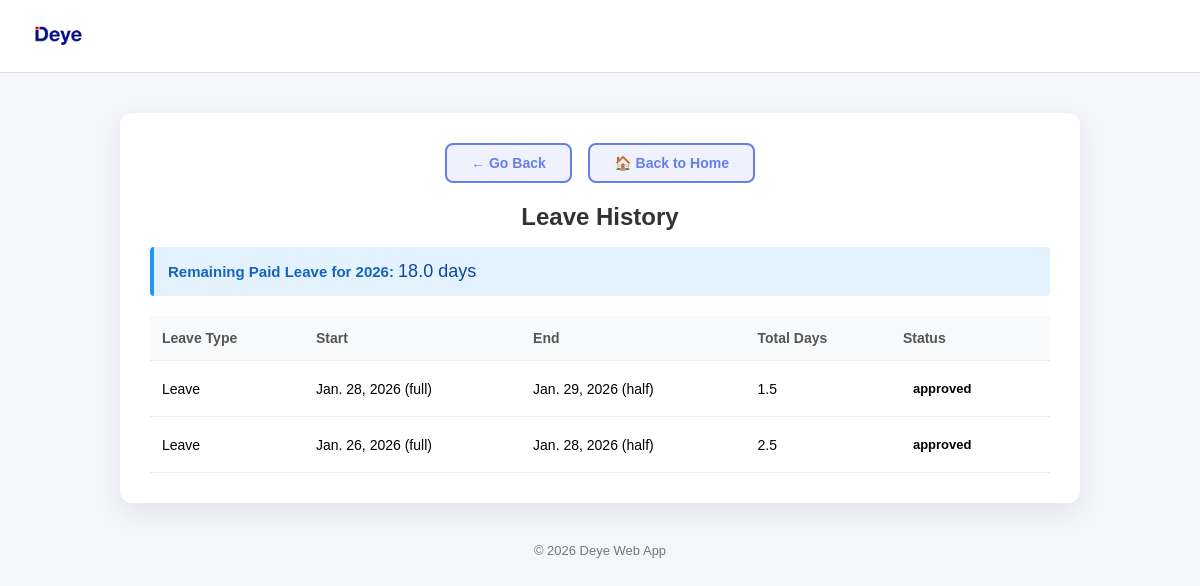
Page /leave/history/ (signed in) on the earlier database version.
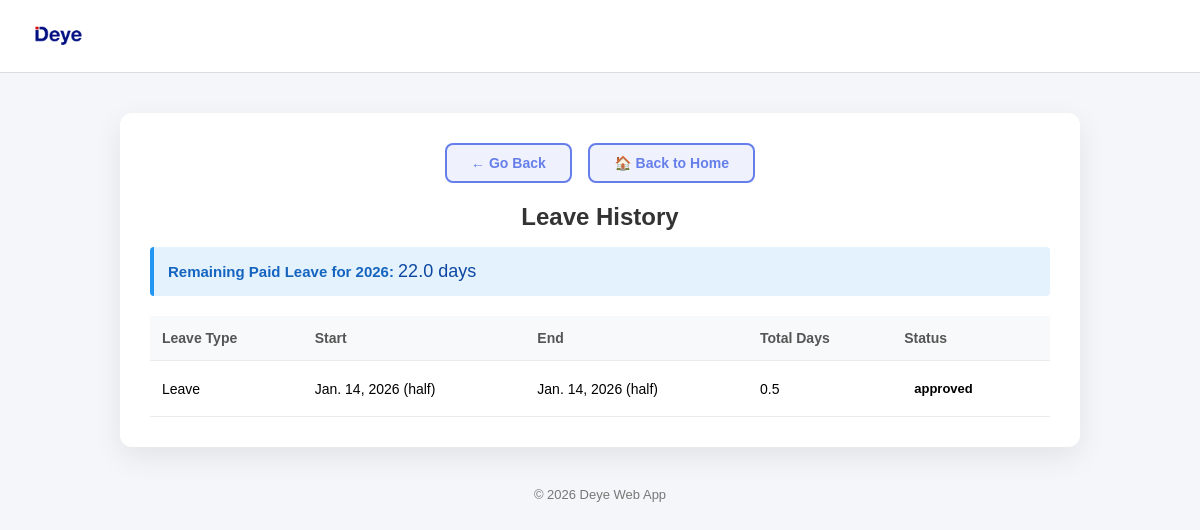
Same page on the later database version.
### forms/models.py (models this page shows, shortened)
class LeaveRequest(models.Model):
    LEAVE_STATUS_CHOICES = [
        ('pending', 'Pending'),
        ('approved', 'Approved'),
        ('rejected', 'Rejected'),
    ]
    LEAVE_TYPE_CHOICES = [
        ('leave', 'Leave'),
        ('wfh', 'Work From Home'),
    ]
    DAY_PORTION_CHOICES = [
        ('full', 'Full Day'),
        ('half', 'Half Day'),
    ]
    user = models.ForeignKey(User, on_delete=models.CASCADE)
    leave_type = models.CharField(max_length=20, choices=LEAVE_TYPE_CHOICES)
    start_date = models.DateField()
    end_date = models.DateField()
    start_breakdown = models.CharField(max_length=10, choices=DAY_PORTION_CHOICES, default='full')
    end_breakdown = models.CharField(max_length=10, choices=DAY_PORTION_CHOICES, default='full')
    reason = models.TextField(blank=True)
    status = models.CharField(max_length=20, choices=LEAVE_STATUS_CHOICES, default='pending')
    total_days = models.FloatField(default=0.0)
    applied_at = models.DateTimeField(auto_now_add=True)
    status_changed_at = models.DateTimeField(blank=True, null=True)
    status_changed_by = models.ForeignKey(User, on_delete=models.SET_NULL, null=True, blank=True, related_name='updated_leaves')

### forms/views.py (the view, shortened to what this page needs)
# urls.py: path('leave/history/', views.leave_history, name='leave_history'),
@login_required
def leave_history(request):
    def _count_non_holiday_days(start_date, end_date, start_breakdown, end_breakdown):
        from forms.models import Holiday
        days = 0.0
        current = start_date
        while current <= end_date:
            if current.weekday() != 6:  # 6 = Sunday
                if not Holiday.is_holiday(current):
                    days += 1.0
            current += timedelta(days=1)
        if start_date == end_date:
            return 0.0
        else:
            if start_date.weekday() != 6 and not Holiday.is_holiday(start_date) and start_breakdown == 'half':
                days -= 0.5
            if end_date.weekday() != 6 and not Holiday.is_holiday(end_date) and end_breakdown == 'half':
                days -= 0.5
        return max(days, 0.0)
    def _remaining_paid_leave(user, year):
        approved_leaves = LeaveRequest.objects.filter(
            user=user,
            leave_type='leave',
            start_date__year=year,
            status='approved'
        )
        used = 0.0
        for leave in approved_leaves:
            non_holiday_days = _count_non_holiday_days(
                leave.start_date,
                leave.end_date,
                leave.start_breakdown,
                leave.end_breakdown
            )
            used += non_holiday_days
        return max(22.0 - used, 0.0)  # 22 total paid days per year
    leaves = LeaveRequest.objects.filter(
        user=request.user
    ).exclude(status='pending').order_by('-id')
    today = date.today()
    remaining = _remaining_paid_leave(request.user, today.year)
    return render(request, 'leave/leave_history.html', {
        'leaves': leaves,
        'remaining_leave': remaining,
        'current_year': today.year,
    })

### forms/models.py (called while the page is built)
    @classmethod
    def is_holiday(cls, check_date):
        return cls.objects.filter(date=check_date).exists()

### forms/templates/leave/leave_history.html (shortened to what this page needs)
<!DOCTYPE html>
<html lang="en">
<head>
    {% load static %}
</head>
<body>
    <div class="header">
        <div class="header-title">
            <a href="/">
                 <img src="{% static 'admin/Images/logo-deye-300x225.webp' %}"
                     alt="DEYE Logo">
            </a>
        </div>
    </div>
    <div class="page-container">
        <div style="text-align: center; margin-bottom: 20px;">
            <button type="button" onclick="history.back()" style="padding: 10px 24px; border: 2px solid #667eea; background: rgba(102, 126, 234, 0.1); color: #667eea; font-size: 14px; font-weight: 600; border-radius: 8px; cursor: pointer; transition: all 0.3s ease; display: inline-flex; align-items: center; justify-content: center; gap: 8px; margin-right: 12px;">← Go Back</button>
            <a href="{% url 'forms:simple_home' %}" style="padding: 10px 24px; border: 2px solid #667eea; background: rgba(102, 126, 234, 0.1); color: #667eea; font-size: 14px; font-weight: 600; border-radius: 8px; cursor: pointer; text-decoration: none; transition: all 0.3s ease; display: inline-flex; align-items: center; justify-content: center; gap: 8px;">🏠 Back to Home</a>
        </div>
        <div style="display:flex; justify-content:center; align-items:center; margin-bottom:16px;">
            <h2 style="margin:0;">Leave History</h2>
        </div>
        <div style="background: #e3f2fd; border-left: 4px solid #2196f3; padding: 14px; margin-bottom: 20px; border-radius: 4px;">
            <p style="margin: 0; font-size: 15px; color: #1565c0; font-weight: 500;">
                <strong>Remaining Paid Leave for {{ current_year }}:</strong> <span style="font-size: 18px; color: #0d47a1;">{{ remaining_leave|floatformat:1 }} days</span>
            </p>
        </div>
        {% if leaves %}
            <table class="leave-table">
                <thead>
                    <tr>
                        <th>Leave Type</th>
                        <th>Start</th>
                        <th>End</th>
                        <th>Total Days</th>
                        <th>Status</th>
                    </tr>
                </thead>
                <tbody>
                    {% for leave in leaves %}
                        <tr>
                            <td>{{ leave.get_leave_type_display }}</td>
                            <td>{{ leave.start_date }} ({{ leave.start_breakdown }})</td>
                            <td>{{ leave.end_date }} ({{ leave.end_breakdown }})</td>
                            <td>{{ leave.total_days }}</td>
                            <td>
                                <span class="status {{ leave.status }}">
                                    {{ leave.status }}
                                </span>
                            </td>
                        </tr>
                    {% endfor %}
                </tbody>
            </table>
        {% else %}
            <div class="empty-text">
                No past leave records.
            </div>
        {% endif %}
    </div>
    <div class="footer">
        © 2026 Deye Web App
    </div>
</body>
</html>

Differences in the rows shown:
removed LeaveRequest: leave_type "Leave", start_date "Jan. 28, 2026", start_breakdown "full", end_date "Jan. 29, 2026", end_breakdown "half", total_days "1.5", status "approved"
removed LeaveRequest: leave_type "Leave", start_date "Jan. 26, 2026", start_breakdown "full", end_date "Jan. 28, 2026", end_breakdown "half", total_days "2.5", status "approved"
added LeaveRequest: leave_type "Leave", start_date "Jan. 14, 2026", start_breakdown "half", end_date "Jan. 14, 2026", end_breakdown "half", total_days "0.5", status "approved"
Other differences:
{{ remaining_leave|floatformat:1 }}: "18.0" → "22.0"
